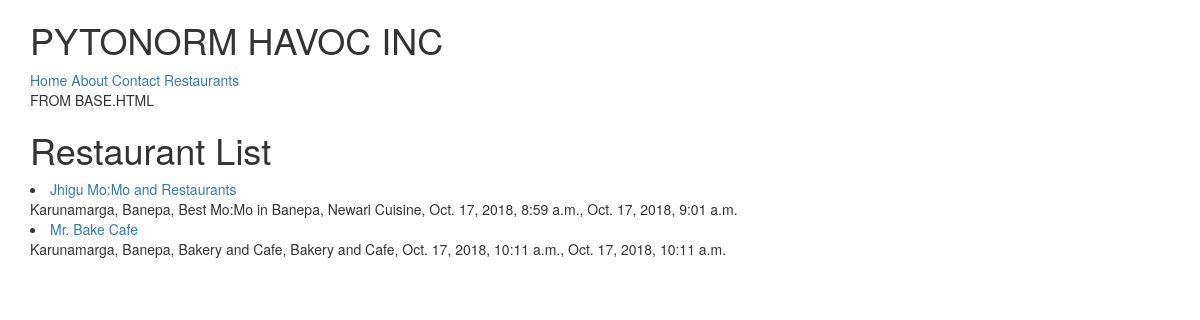
Page /restaurants/ on the earlier database version.
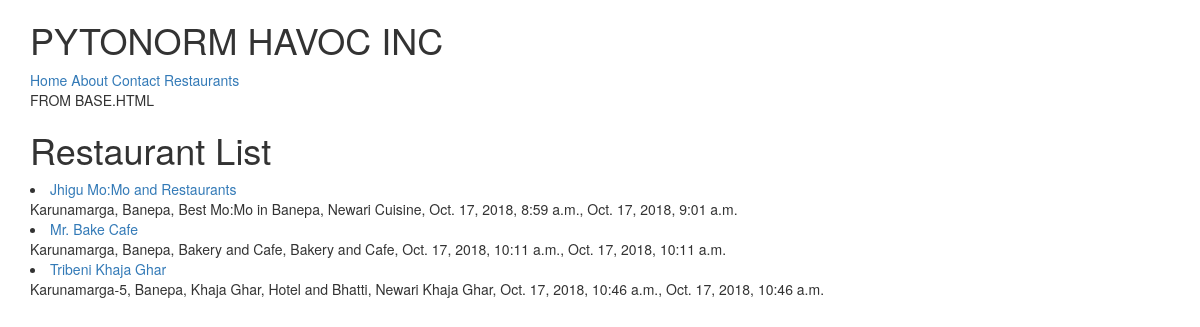
Same page on the later database version.
### restaurants/models.py (models this page shows, shortened)
class RestaurantLocation(models.Model):
	name = models.CharField(max_length=120)
	description = models.TextField(default='Description Not Provided')
	location = models.CharField(max_length=120, null=True, blank=True)
	category = models.CharField(max_length=120, null=True, blank=True)
	added_date = models.DateTimeField(auto_now_add=True)
	updated_date = models.DateTimeField(auto_now=True)
	slug = models.SlugField(null=True, blank=True)
	def __str__(self):
		return self.name

### restaurants/views.py (the view)
# urls.py: url(r'^restaurants/$', RestaurantListView.as_view()),
class RestaurantListView(ListView):
	def get_queryset(self):
		slug = self.kwargs.get("slug")
		if slug:
			queryset = RestaurantLocation.objects.filter(
					Q(category__iexact=slug) |
					Q(category__icontains=slug)
				)
		else:
			queryset = RestaurantLocation.objects.all()
		return queryset

### restaurants/templates/restaurants/restaurantlocation_list.html (shortened to what this page needs)
{% extends "base.html" %}
{% block content %}
	<h1>Restaurant List</h1>
	{% for obj in object_list %}
		<li><a href='/restaurants/{{ obj.slug }}/'>{{ obj }}</a><br/>
		 {{ obj.location }}, {{ obj.description }}, {{ obj.category }}, {{ obj.added_date }}, {{ obj.updated_date }}</li>
	{% endfor %}
{% endblock content %}

Differences in the rows shown:
added RestaurantLocation: name "Tribeni Khaja Ghar", location "Karunamarga-5, Banepa", description "Khaja Ghar, Hotel and Bhatti", category "Newari Khaja Ghar", added_date "Oct. 17, 2018, 10:46 a.m.", updated_date "Oct. 17, 2018, 10:46 a.m."
